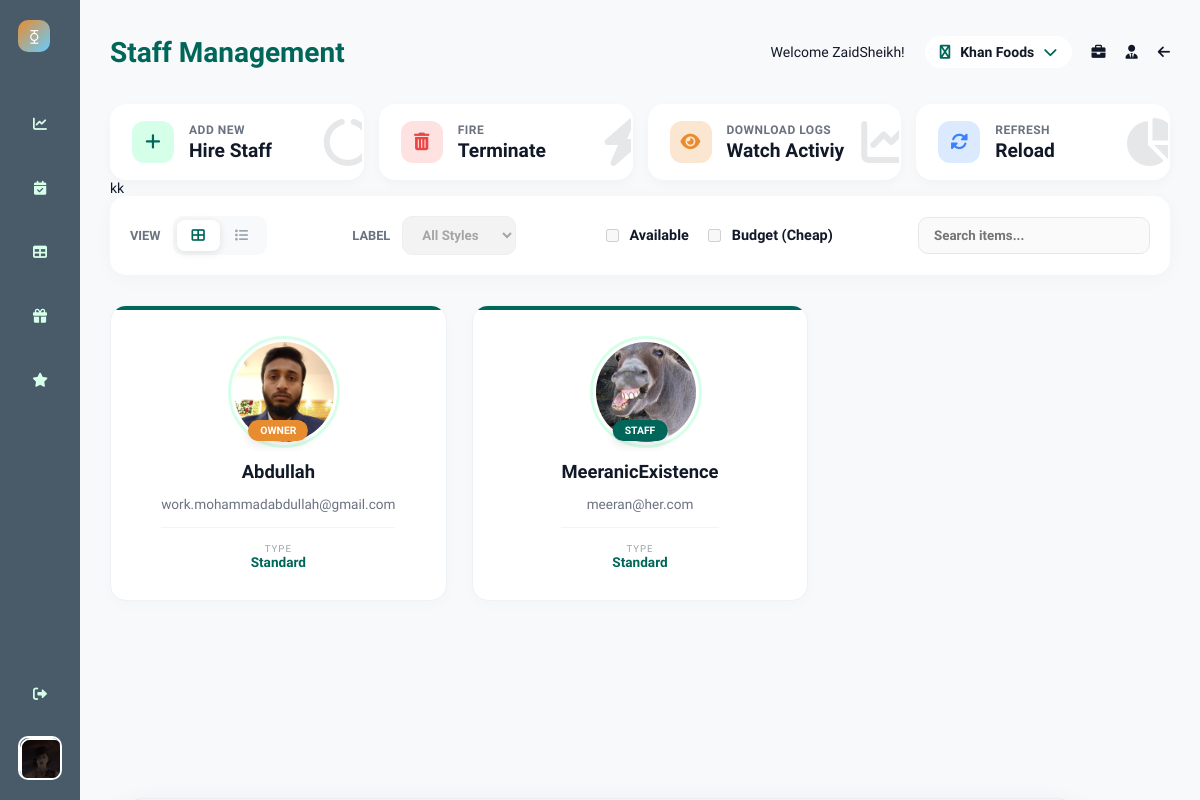
Before: /business/staff-management/ (signed in) with the older database file.
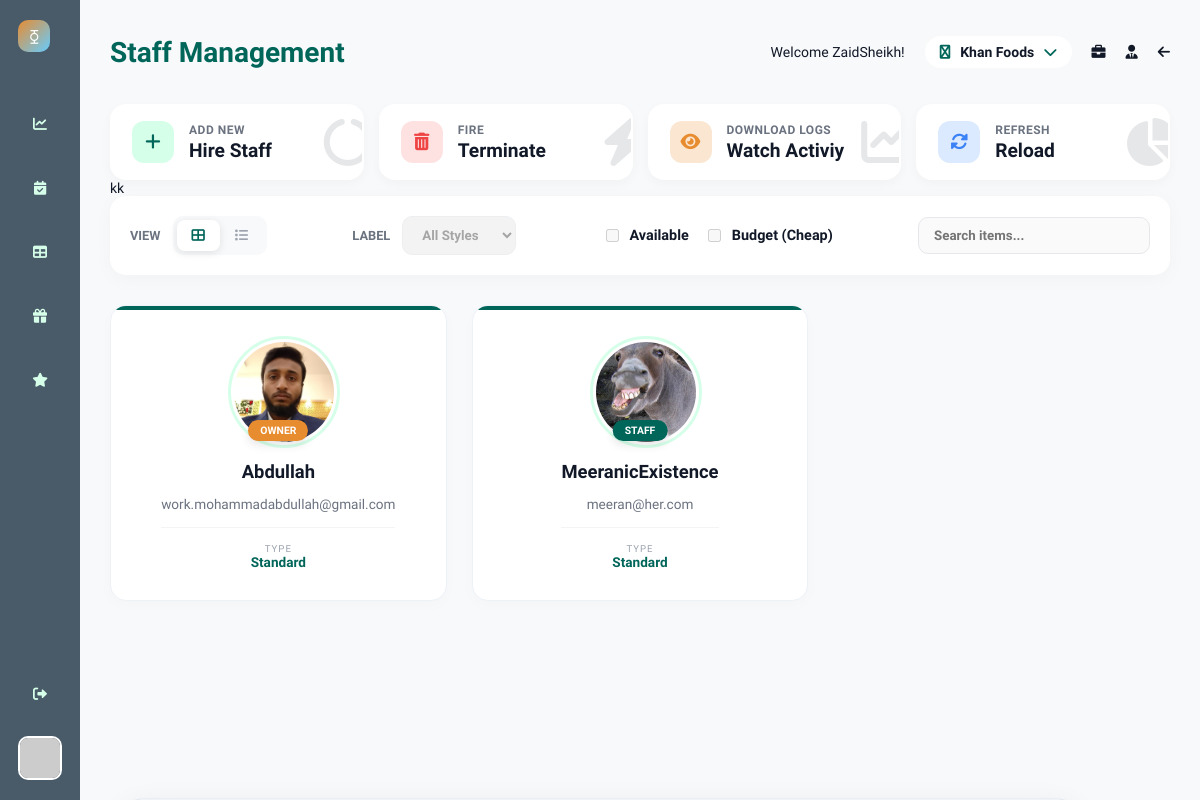
After: the same page with the newer database file.
### UsersHandling/models.py (models this page shows)
class User(AbstractUser):
    email = models.EmailField(unique=True)
    ROLE_CHOICES = [
        ('CUSTOMER', 'Customer'),
        ('OWNER', 'Owner')
    ]
    role = models.CharField(max_length=10, choices=ROLE_CHOICES)
    image = models.ImageField(upload_to='UsersHandling/media/images/', blank=True, null=True)
    date_of_birth = models.DateField(blank=True, null=True)
    phone = models.CharField(max_length=20, blank=True, null=True)
    class Gender(models.TextChoices):
        MALE = 'M', 'Male'
        FEMALE = 'F', 'Female'
        OTHER = 'O', 'Other'
    gender = models.CharField(
        max_length=1,
        choices=Gender.choices,
        blank=True,
        null=True
    )

class RestaurantStaff(models.Model):
    user = models.ForeignKey(User, on_delete=models.SET_NULL, blank=True, null=True)
    restaurant = models.ForeignKey('Restaurants.Restaurant', on_delete=models.CASCADE, blank=True, null=True)
    ROLE_CHOICES = [
        ('OWNER', 'Owner'),
        ('STAFF', 'Staff'),
    ]
    role = models.CharField(max_length=10, choices=ROLE_CHOICES)
    is_premium = models.BooleanField(default=False)

### Restaurants/models.py (models this page shows, shortened)
class Restaurant(models.Model):
    name = models.CharField(max_length=100)
    title = models.CharField(max_length=100)
    image = models.ImageField(upload_to='Restaurants/media/images/', blank=True, null=True)
    about_restaurant = models.TextField(blank=True, null=True)
    seating_types = models.ManyToManyField(SeatingType, blank=True)
    created_at = models.DateTimeField(auto_now_add=True)
    fb_link = models.URLField(blank=True, null=True)
    website_link = models.URLField(blank=True, null=True)
    has_top_offers = models.BooleanField(default=False)
    default_opening_hour = models.TimeField(default="18:00")  # 6 PM
    default_closing_hour = models.TimeField(default="01:00")  # 1 AM
    slot_duration_minutes = models.PositiveIntegerField(default=60)
    allow_advance_booking_days = models.PositiveIntegerField(default=60)
    cool_down = models.PositiveIntegerField(default=30)
    city = models.CharField(max_length=50)
    address = models.CharField(max_length=255, blank=True, null=True)
    phone_number = models.CharField(max_length=20, blank=True, null=True)
    is_approved = models.BooleanField(default=False)

### Restaurants/decorators.py (the view)
    def _wrapped(request, *args, **kwargs):
        print("I am here in _wrapped")
        user = request.user
        if not user.is_authenticated:
            raise PermissionDenied
        elif (not isStaff(user)) and (not isOwner(user)):
            raise PermissionDenied
        else:
            print("survived both in _wrapped", user.is_authenticated, isStaff(user), isOwner(user))
            return view_func(request, *args, **kwargs)

### Restaurants/templates/Restaurants/staff_management.html (shortened to what this page needs)
{% extends "Restaurants/base.html" %}
{% load static %}
{% load range_tags %}
{% block name %} Staff Management {% endblock %}
{% block styles %}
<link rel="stylesheet" href="{% static 'Restaurants/css/stylishgrid.css' %}">
<link rel="stylesheet" href="{% static 'Restaurants/css/drawerform.css' %}">
<link rel="stylesheet" href="{% static 'Restaurants/css/staff.css' %}">
{% endblock %}
{% block buttons %}
<div class="action-card btn-add" id="open-drawer">
    <div class="icon-box">
        <i class="fas fa-plus"></i>
    </div>
    <div class="card-content">
        <span class="card-label">Add New</span>
        <span class="card-value">Hire Staff</span>
    </div>
    <i class="fas fa-circle-notch progress-mini"></i>
</div>
<div class="action-card btn-delete">
    <div class="icon-box">
        <i class="fas fa-trash-alt"></i>
    </div>
    <div class="card-content">
        <span class="card-label">Fire</span>
        <span class="card-value">Terminate</span>
    </div>
    <i class="fas fa-bolt progress-mini"></i>
</div>
<div class="action-card btn-update">
    <div class="icon-box">
        <i class="fas fa-eye"></i>
    </div>
    <div class="card-content">
        <span class="card-label">Download Logs</span>
        <span class="card-value">Watch Activiy</span>
    </div>
    <i class="fas fa-chart-line progress-mini"></i>
</div>
<div class="action-card btn-view">
    <div class="icon-box">
        <i class="fas fa-sync-alt"></i>
    </div>
    <div class="card-content">
        <span class="card-label">Refresh</span>
        <span class="card-value">Reload</span>
    </div>
    <i class="fas fa-pie-chart progress-mini"></i>
</div>
{% endblock %}
{% block content %}
<div class="container">
    <header class="filter-panel">
        <div class="filter-group">
            <span class="filter-label">View</span>
            <div class="view-switcher">
                <button class="view-btn active" id="gridBtn" title="Grid View">
                    <i class="fas fa-th-large"></i>
                </button>
                <button class="view-btn" id="listBtn" title="List View">
                    <i class="fas fa-list"></i>
                </button>
            </div>
        </div>
        <div class="filter-group">
            <span class="filter-label">Label</span>
            <select class="custom-select" disabled>
                <option value="all">All Styles</option>
            </select>
        </div>
        <div class="filter-group toggle-filter">
            <label class="checkbox-wrapper">
                <input type="checkbox" disabled> Available
            </label>
            <label class="checkbox-wrapper">
                <input type="checkbox" disabled> Budget (Cheap)
            </label>
        </div>
        <div class="filter-group">
            <input type="text" class="custom-select" placeholder="Search items..." style="width: 200px;" disabled>
        </div>
    </header>
    <main class="data-grid grid-view" id="mainGrid">
        {% for worker in workers %}
        <div class="item-card clickable-card" data-label="adventure" data-id="{{ worker.id }}"
            data-user="{{ worker.user.username }}">
            <div class="card-accent-bar"></div>
            <div class="user-avatar-wrapper">
                {% if worker.user.image %}
                <img src="{{ worker.user.image.url }}" alt="" class="user-main-avatar">
                {% else %}
                <img src="https://placehold.co/40x40/008000/D88938?text={{ worker.user.username|initials }}"
                    class="user-main-avatar">
                {% endif %}
                <span class="role-badge {% if worker.role == 'OWNER' %}owner-bg{% else %}staff-bg{% endif %}">
                    {{ worker.role }}
                </span>
            </div>
            <div class="user-details">
                <h3 class="user-display-name">{{ worker.user.get_full_name|default:worker.user.username }}</h3>
                <p class="user-contact">{{ worker.user.email }}</p>
                <div class="user-stats">
                    <div class="stat-item">
                        <span class="stat-label">Type</span>
                        <span class="stat-value">
                            {% if worker.is_premium %}
                            Premium
                            {% else %}
                            Standard
                            {% endif %}
                        </span>
                    </div>
                </div>
            </div>
        </div>
        {% endfor %}
    </main>
</div>
{% endblock %}

### Restaurants/templates/Restaurants/base.html (shortened to what this page needs)
{% load static %}
{% load auth_tags %}
{% load range_tags %}
<!DOCTYPE html>
<html lang="en">
<head>
    <link rel="stylesheet" href="https://cdnjs.cloudflare.com/ajax/libs/font-awesome/6.0.0/css/all.min.css">
    <link rel="stylesheet" href="{% static 'Restaurants/css/base.css' %}">
    <link rel="stylesheet" href="{% static 'Restaurants/css/btnpanel.css' %}">
    {% block styles %}
    {% endblock %}
</head>
<body>
    <div class="sidebar">
        <div class="sidebar-top">
            <div class="sidebar-logo">⧲</div>
            <div class="nav-links">
                {% if request.user|is_owner %}
                <a href="/business/" class="nav-item {% if request.path == '/business/' %}active{% endif %}" title="Analytics">
                    <i class="fas fa-chart-line"></i>
                </a>
                {% endif %}
                <a href="/business/reservations" class="nav-item {% if request.path == '/business/reservations' %}active{% endif %}" title="Reservations">
                    <i class="fas fa-calendar-check"></i>
                </a>
                <a href="/business/tables" class="nav-item {% if request.path == '/business/tables' %}active{% endif %}" title="Table Management">
                    <i class="fas fa-table"></i>
                </a>
                <a href="/business/holidays" class="nav-item {% if request.path == '/business/holidays' %}active{% endif %}" title="Holidays">
                    <i class="fas fa-gift"></i>
                </a>
                <a href="/business/reviews" class="nav-item {% if request.path == '/business/reviews' %}active{% endif %}" title="Reviews">
                    <i class="fas fa-star"></i>
                </a>
            </div>
        </div>
        <div class="sidebar-bottom">
            <div class="nav-item" id="dashboard-logout"><i class="fas fa-sign-out-alt"></i></div>
            <div class="profile-pic">
                {% if request.user.image %}
                <img src="{{ CP__OwnerProfile.image.url }}" alt="" class="profile-pic">
                {% else %}
                <img src="https://placehold.co/40x40/008000/D88938?text={{ request.user.username|initials }}"
                class="profile-avatar">
                {% endif %}
            </div>
        </div>
    </div>
<div class="main-content">
    <div class="header">
        <div class="header-title">
            <h1>{% block name %}{% endblock %}</h1>
        </div>
        <div class="header-controls">
            <p>Welcome {{ CP__OwnerProfile }}!</p>
            {% if request.user|is_owner %}
            <div class="dropdown-wrapper">
                <div class="dropdown-menu" id="business-trigger">
                    <i class="fab fa-briefcase dropdown-icon"></i>
                    <span id="current-business-name" data-current-id="{{ CP__Selected.id }}">
                        {{ CP__Selected.name|default:"Select Restaurant" }}
                    </span>
                    <i class="fas fa-chevron-down dropdown-icon"></i>
                </div>
            </div>
            {% endif %}
            {% if request.user|is_owner %}
            <a href="/business/business-info"><i class="fas fa-briefcase fullscreen-icon c-pointer"></i></a>
            {% endif %}
           <a href="/business/staff-management"><i class="fas fa-user-tie fullscreen-icon c-pointer"></i></a>
            <div class="notification-bell">
                <a href="/"><i class="fas fa-arrow-left"></i></a>
            </div>
        </div>
    </div>
    <div class="panel-container">
        {% block buttons %}
        {% endblock %}
    </div>
    kk
    {% block content %}
    {% endblock %}
</div>
</body>
</html>

Changed rows visible on the page:
changed User "ZaidSheikh": image: picture removed
